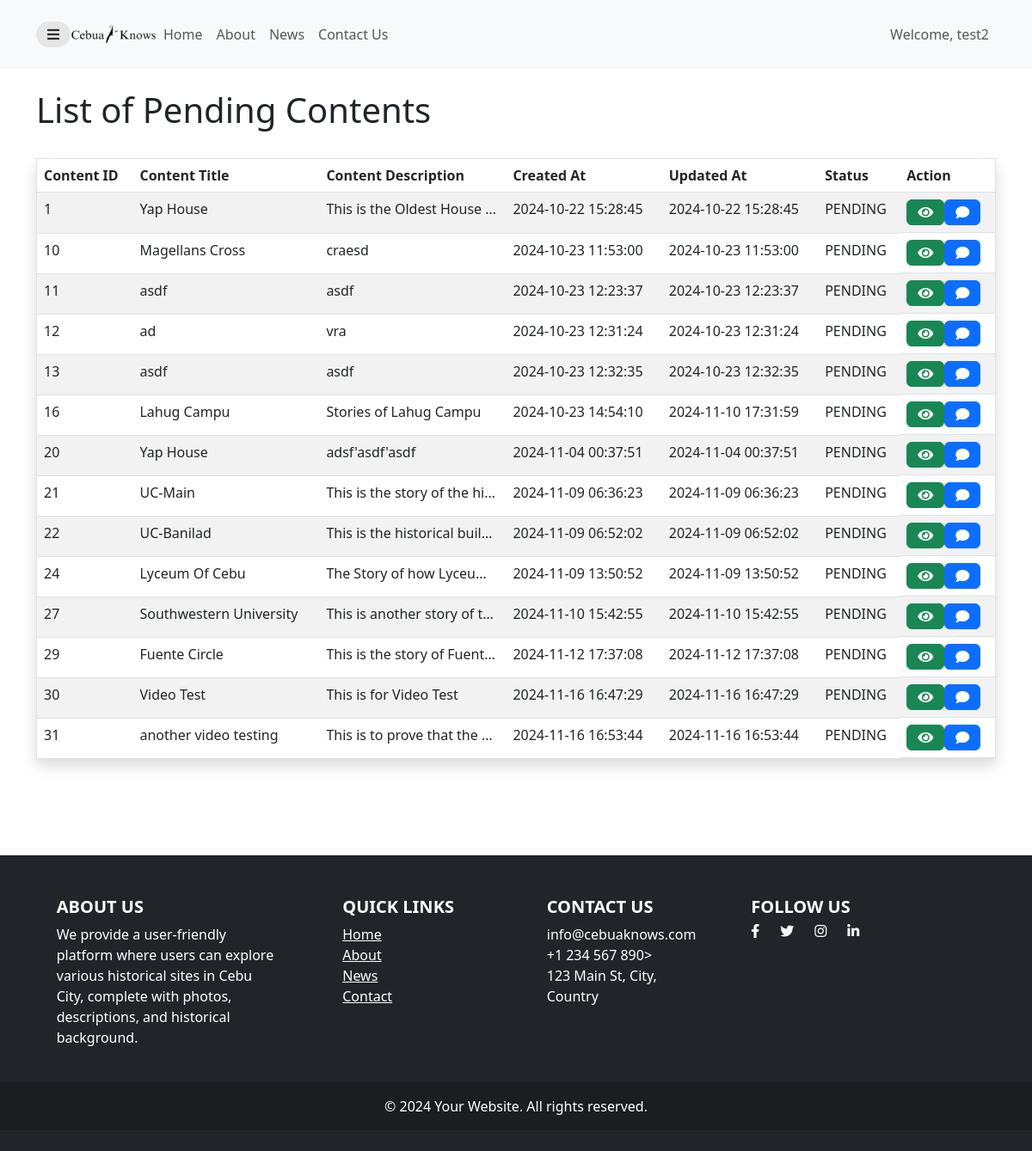
/ContentList.php (signed in), run on the app's committed database.
### tables this page shows
CREATE TABLE `users` (
  `user_id` int(11) NOT NULL,
  `username` varchar(50) NOT NULL,
  `email` varchar(50) NOT NULL,
  `password` varchar(60) NOT NULL,
  `confirm_password` varchar(50) NOT NULL,
  `firstname` varchar(20) NOT NULL,
  `lastname` varchar(20) NOT NULL,
  `bio` varchar(255) NOT NULL,
  `mobile` varchar(15) NOT NULL,
  `address` varchar(60) NOT NULL,
  `profile_picture` varchar(60) NOT NULL,
  `role` varchar(25) NOT NULL DEFAULT 'Learner'
);

CREATE TABLE `content` (
  `content_id` int(11) NOT NULL,
  `content_title` varchar(50) DEFAULT NULL,
  `description` text DEFAULT NULL,
  `created_at` timestamp NOT NULL DEFAULT current_timestamp(),
  `updated_at` timestamp NOT NULL DEFAULT current_timestamp(),
  `location_id` int(11) DEFAULT NULL,
  `quiz_id` int(11) DEFAULT NULL,
  `media_id` int(11) DEFAULT NULL,
  `user_id` int(11) DEFAULT NULL,
  `status` varchar(25) NOT NULL DEFAULT 'PENDING',
  `feedback` varchar(255) NOT NULL DEFAULT 'No feedback from Admin or Historian'
);

### ContentList.php (the view, shortened to what this page needs)
<?php
	include "connection.php";
		if(!empty($_SESSION["id"])){
			$id = $_SESSION["id"];
			$result = mysqli_query($conn, "SELECT * FROM users WHERE user_id = '$id' ");
			$row = mysqli_fetch_assoc($result);
		}else{
			header("Location: login.php");
			exit();
		}
?>
<!DOCTYPE>
<html>
	<head>
		<link rel="stylesheet" href="https://cdnjs.cloudflare.com/ajax/libs/twitter-bootstrap/5.3.0/css/bootstrap.min.css"/>
		<link rel="stylesheet" href="https://cdn.datatables.net/2.1.8/css/dataTables.bootstrap5.css"/>
		<link rel="stylesheet" href="https://cdn.datatables.net/responsive/3.0.3/css/responsive.bootstrap5.css"/>
		<link href="https://cdnjs.cloudflare.com/ajax/libs/font-awesome/5.15.1/css/all.min.css" rel="stylesheet" />
	</head>
	<body>
		<div class="page">
				<nav class="navbar navbar-expand-lg navbar-light bg-light">
					<div class="container">
						<button id="sidebarToggle" class="btn sidebarToggle">
							<i class="fas fa-bars"></i>
						</button>
						<div class="collapse navbar-collapse" id="navbarNav">
						<a href="dashboard-admin.php"><img src="img/land-img/logo.png" alt="Logo" width="100" height="100"></a>
							<ul class="navbar-nav me-auto">
								<li class="nav-item"><a class="nav-link" href="dashboard-admin.php">Home</a></li>
								<li class="nav-item"><a class="nav-link" href="about-admin.php">About</a></li>
								<li class="nav-item"><a class="nav-link" href="news-admin.php">News</a></li>
								<li class="nav-item"><a class="nav-link" href="contact-admin.php">Contact Us</a></li>
							</ul>
							<ul class="navbar-nav ms-auto">
								<li class="nav-item"><p class="nav-link" style="margin:0;">Welcome, <?php echo $row["username"]; ?></p></li>
							</ul>
						</div>
					</div>
				</nav>
		</div>
		<div class="container">
		<br>
			<h1>List of Pending Contents</h1>
		<br>
			<table id="example" class="table table-striped nowrap  border shadow" style="width:100%">
				<thead>
					<tr>
						<th>Content ID</th>
						<th>Content Title</th>
						<th>Content Description</th>
						<th>Created At</th>
						<th>Updated At</th>
						<th>Status</th>
						<th>Action</th>
					</tr>
				</thead>
				<tbody>
					<?php
						$sql = "select * from content where status = 'PENDING'";
						$result = mysqli_query($conn, $sql);
						if($result){
							while($row = mysqli_fetch_assoc($result)){
								echo '
									<tr>
										<td>'. $row['content_id'] .'</td>
										<td>'. $row['content_title'] .'</td>
										<td class="truncate">'. $row['description'] .'</td>
										<td>'. $row['created_at'] .'</td>
										<td>'. $row['updated_at'] .'</td>
										<td class="'.$row['status'].'">'. $row['status'] .'</td>
										<td style="display:flex;" >
											<a class="btn btn-success" style="text-decoration:none;color:white;" href="historical_site-admin.php?contentId='.$row['content_id'].'"><i class="fas fa-eye"></i></a>
											<a class="btn btn-primary" style="text-decoration:none;color:white;" href="ContentList.php?get_contentid='.$row['content_id'].'"><i class="fas fa-comment"></i></a>
										</td>
									</tr>
								';
							}
						}
					?>
				</tbody>
			</table>
	</div>
	<br>
		<br>
		<br>
		<br>
		<footer class="bg-dark text-white pt-5 pb-4">
			<div class="container text-center text-md-start">
				<div class="row text-center text-md-start">
					<div class="col-md-3 col-lg-3 col-xl-3 mx-auto mb-4">
						<h5 class="text-uppercase fw-bold">About Us</h5>
						<p>We provide a user-friendly platform where users can explore various historical sites in Cebu City, complete with photos, descriptions, and historical background.</p>
					</div>
					<div class="col-md-2 col-lg-2 col-xl-2 mx-auto mb-4">
						<h5 class="text-uppercase fw-bold">Quick Links</h5>
						<ul class="list-unstyled">
							<li><a href="dashboard-admin.php" class="text-white ">Home</a></li>
							<li><a href="about-admin.php" class="text-white ">About</a></li>
							<li><a href="news-admin.php" class="text-white ">News</a></li>
							<li><a href="contact-admin.php" class="text-white ">Contact</a></li>
						</ul>
					</div>
					<div class="col-md-3 col-lg-2 col-xl-2 mx-auto mb-4">
						<h5 class="text-uppercase fw-bold">Contact Us</h5>
						<ul class="list-unstyled">
							<li>info@cebuaknows.com</li>
							<li>+1 234 567 890></li>
							<li>123 Main St, City, Country</li>
						</ul>
					</div>
					<div class="col-md-4 col-lg-3 col-xl-3 mx-auto mb-md-0 mb-4">
						<h5 class="text-uppercase fw-bold">Follow Us</h5>
						<div class="d-flex justify-content-start">
							<a href="#" class="text-white me-4"><i class="fab fa-facebook-f"></i></a>
							<a href="#" class="text-white me-4"><i class="fab fa-twitter"></i></a>
							<a href="#" class="text-white me-4"><i class="fab fa-instagram"></i></a>
							<a href="#" class="text-white"><i class="fab fa-linkedin-in"></i></a>
						</div>
					</div>
				</div>
			</div>
			<div class="text-center p-3" style="background-color: rgba(0, 0, 0, 0.2);">
				© 2024 Your Website. All rights reserved.
			</div>
		</footer>
	</body>
</html>

### ContentList.php (style rules this page uses)
.truncate { overflow: hidden; white-space: nowrap; text-overflow: ellipsis; max-width: 200px; }
.sidebarToggle { font-size: 16px; color: rgba(0, 0, 0, 0.8); z-index: 999; background-color: #e6e6e6; transition: all 0.3s ease; border-radius: 50px; }
.navbar { width:100%; height:10vh; }
.navbar .container { height:5vh; }

### data on the page
users: username "test2"
content: content_id "1", content_title "Yap House", description "This is the Oldest House…", created_at "2024-10-22 15:28:45", updated_at "2024-10-22 15:28:45", status "PENDING"
content: content_id "10", content_title "Magellans Cross", description "craesd", created_at "2024-10-23 11:53:00", updated_at "2024-10-23 11:53:00", status "PENDING"
content: content_id "11", content_title "asdf", description "asdf", created_at "2024-10-23 12:23:37", updated_at "2024-10-23 12:23:37", status "PENDING"
content: content_id "12", content_title "ad", description "vra", created_at "2024-10-23 12:31:24", updated_at "2024-10-23 12:31:24", status "PENDING"
content: content_id "13", content_title "asdf", description "asdf", created_at "2024-10-23 12:32:35", updated_at "2024-10-23 12:32:35", status "PENDING"
content: content_id "16", content_title "Lahug Campu", description "Stories of Lahug Campu", created_at "2024-10-23 14:54:10", updated_at "2024-11-10 17:31:59", status "PENDING"
content: content_id "20", content_title "Yap House", description "adsf'asdf'asdf", created_at "2024-11-04 00:37:51", updated_at "2024-11-04 00:37:51", status "PENDING"
content: content_id "21", content_title "UC-Main", description "This is the story of the hi…", created_at "2024-11-09 06:36:23", updated_at "2024-11-09 06:36:23", status "PENDING"
content: content_id "22", content_title "UC-Banilad", description "This is the historical buil…", created_at "2024-11-09 06:52:02", updated_at "2024-11-09 06:52:02", status "PENDING"
content: content_id "24", content_title "Lyceum Of Cebu", description "The Story of how Lyceu…", created_at "2024-11-09 13:50:52", updated_at "2024-11-09 13:50:52", status "PENDING"
content: content_id "27", content_title "Southwestern University", description "This is another story of t…", created_at "2024-11-10 15:42:55", updated_at "2024-11-10 15:42:55", status "PENDING"
content: content_id "29", content_title "Fuente Circle", description "This is the story of Fuent…", created_at "2024-11-12 17:37:08", updated_at "2024-11-12 17:37:08", status "PENDING"
content: content_id "30", content_title "Video Test", description "This is for Video Test", created_at "2024-11-16 16:47:29", updated_at "2024-11-16 16:47:29", status "PENDING"
content: content_id "31", content_title "another video testing", description "This is to prove that the…", created_at "2024-11-16 16:53:44", updated_at "2024-11-16 16:53:44", status "PENDING"
